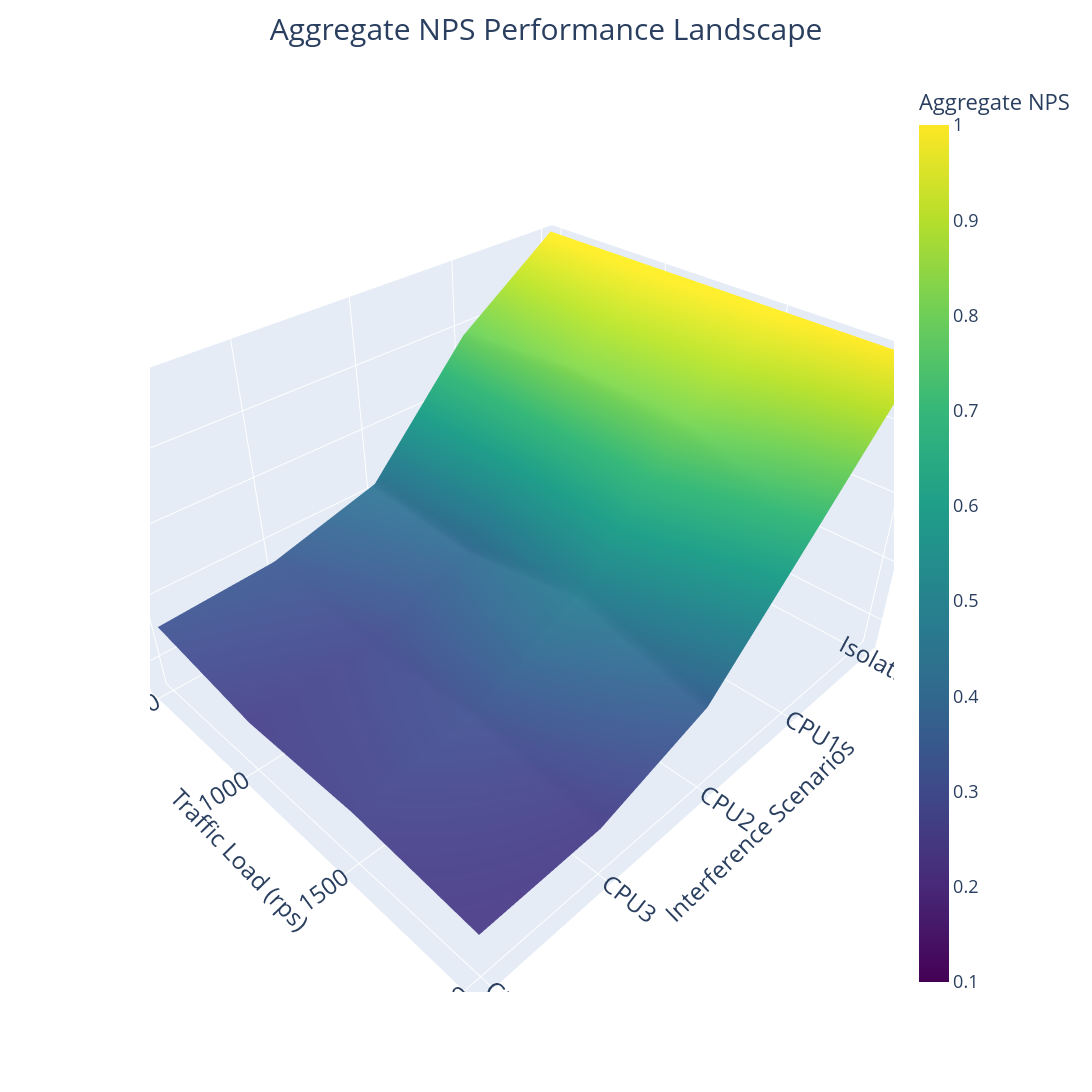

This figure's notebook cell:
### Code cell
import plotly.graph_objects as go
import pandas as pd

# 1. Filter and sort
target_rps = [500, 1000, 1500, 2000]
plot_df = df_cpu_isolation[df_cpu_isolation['Given_RPS'].isin(target_rps)].copy()

# 2. Pivot the data into a grid format
# This aggregates (takes the mean) across all replicas automatically
pivot_df = plot_df.pivot_table(
    index='Given_RPS', 
    columns='Scenario_Label', 
    values='norm_perf', 
    aggfunc='mean'
)
column_order = ['Isolation', 'CPU1', 'CPU2', 'CPU3', 'CPU4']
# Filter to only columns that actually exist in pivot_df
existing_columns = [c for c in column_order if c in pivot_df.columns]
pivot_df = pivot_df[existing_columns]

# 3. Create the Figure with a single Aggregate Surface
fig = go.Figure()

fig.add_trace(go.Surface(
    z=pivot_df.values,
    x=pivot_df.columns,
    y=pivot_df.index,
    name='Aggregate NPS',
    colorscale='Viridis',  # Using a single clear color scale
    colorbar=dict(
        title='Aggregate NPS',
        tickfont=dict(size=18)
    ),
    cmin=0.1,
    cmax=1.0
))

# 4. Update layout with updated Aggregate NPS labels

# 4. Update layout using native 3D scene properties
fig.update_layout(
    title=dict(text='Aggregate NPS Performance Landscape', font=dict(size=30), x=0.5),
    width=1600,   # Canvas width adjusted for broader aspect ratio
    height=1200,
    scene=dict(
        xaxis=dict(
            title=dict(text='Interference Scenarios', font=dict(size=24)),
            # 1. Native mapping to inject spaces and cleanly push the title out
            tickvals=['Isolation', 'CPU1', 'CPU2', 'CPU3', 'CPU4'],
            ticktext=['Isolation   ', 'CPU1   ', 'CPU2   ', 'CPU3   ', 'CPU4   '],
            tickfont=dict(size=17)
        ),
        yaxis=dict(
            title=dict(text='Traffic Load (rps)', font=dict(size=24)),
            # 2. Add trailing breaks directly inside the title string to create space
            tickvals=[500, 1000, 1500, 2000],
            ticktext=['500   ', '1000   ', '1500   ', '2000   '],
            tickfont=dict(size=17)
        ),
        zaxis=dict(
            title=dict(text='Aggregate NPS', font=dict(size=24)),
            range=[0.1, 1],
            # 3. Add invisible space padding to separate the vertical label
            tickvals=[0.2, 0.4, 0.6, 0.8, 1.0],
            ticktext=['   0.2', '   0.4', '   0.6', '   0.8', '   1.0'],
            tickfont=dict(size=17)
        ),
        aspectmode='manual',
        # STRETCHES THE SCENARIOS AXIS: Increased x from 1 to 1.8
        aspectratio=dict(x=1.2, y=1, z=0.7) 
    ),
    margin=dict(l=150, r=100, b=100, t=80)
)



fig.show()

### Figure 1 — Plotly figure (JSON) as saved in the notebook; plotly's stock layout.template omitted (floating-point values rounded to 4 significant figures)
{"data": [{"cmax": 1, "cmin": 0.1, "colorbar": {"tickfont": {"size": 18}, "title": {"text": "Aggregate NPS"}}, "colorscale": [[0, "#440154"], [0.1111, "#482878"], [0.2222, "#3e4989"], [0.3333, "#31688e"], [0.4444, "#26828e"], [0.5556, "#1f9e89"], [0.6667, "#35b779"], [0.7778, "#6ece58"], [0.8889, "#b5de2b"], [1, "#fde725"]], "name": "Aggregate NPS", "type": "surface", "x": ["Isolation", "CPU1", "CPU2", "CPU3", "CPU4"], "y": [500, 1000, 1500, 2000], "z": [[1.0, 0.7817, 0.4329, 0.3421, 0.3221], [1.0, 0.8169, 0.4055, 0.2911, 0.2624], [1.0, 0.8024, 0.4722, 0.3148, 0.2717], [1.0, 0.6823, 0.369, 0.254, 0.2423]]}], "layout": {"height": 1200, "margin": {"b": 100, "l": 150, "r": 100, "t": 80}, "scene": {"aspectmode": "manual", "aspectratio": {"x": 1.2, "y": 1, "z": 0.7}, "xaxis": {"tickfont": {"size": 17}, "ticktext": ["Isolation   ", "CPU1   ", "CPU2   ", "CPU3   ", "CPU4   "], "tickvals": ["Isolation", "CPU1", "CPU2", "CPU3", "CPU4"], "title": {"font": {"size": 24}, "text": "Interference Scenarios"}}, "yaxis": {"tickfont": {"size": 17}, "ticktext": ["500   ", "1000   ", "1500   ", "2000   "], "tickvals": [500, 1000, 1500, 2000], "title": {"font": {"size": 24}, "text": "Traffic Load (rps)"}}, "zaxis": {"range": [0.1, 1], "tickfont": {"size": 17}, "ticktext": ["   0.2", "   0.4", "   0.6", "   0.8", "   1.0"], "tickvals": [0.2, 0.4, 0.6, 0.8, 1], "title": {"font": {"size": 24}, "text": "Aggregate NPS"}}}, "title": {"font": {"size": 30}, "text": "Aggregate NPS Performance Landscape", "x": 0.5}, "width": 1600}}
